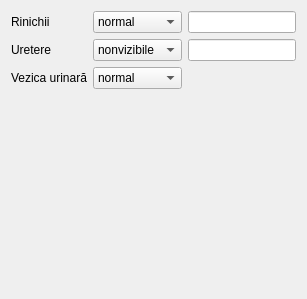
                     <widget class="QWidget" name="tab_9">
                      <attribute name="title">
                       <string>S.urinar</string>
                      </attribute>
                      <layout class="QGridLayout" name="gridLayout_74">
                       <item row="0" column="3">
                        <widget class="QLineEdit" name="gestation2_kidneys_description"/>
                       </item>
                       <item row="1" column="3">
                        <widget class="QLineEdit" name="gestation2_ureter_description"/>
                       </item>
                       <item row="2" column="0" colspan="2">
                        <widget class="QLabel" name="label_190">
                         <property name="text">
                          <string>Vezica urinară</string>
                         </property>
                        </widget>
                       </item>
                       <item row="2" column="2">
                        <widget class="QComboBox" name="gestation2_bladder">
                         <item>
                          <property name="text">
                           <string>normal</string>
                          </property>
                         </item>
                         <item>
                          <property name="text">
                           <string>anormal</string>
                          </property>
                         </item>
                         <item>
                          <property name="text">
                           <string>dificil</string>
                          </property>
                         </item>
                        </widget>
                       </item>
                       <item row="3" column="3">
                        <spacer name="verticalSpacer_21">
                         <property name="orientation">
                          <enum>Qt::Vertical</enum>
                         </property>
                         <property name="sizeHint" stdset="0">
                          <size>
                           <width>20</width>
                           <height>199</height>
                          </size>
                         </property>
                        </spacer>
                       </item>
                       <item row="1" column="2">
                        <widget class="QComboBox" name="gestation2_ureter">
                         <item>
                          <property name="text">
                           <string>nonvizibile</string>
                          </property>
                         </item>
                         <item>
                          <property name="text">
                           <string>vizibile</string>
                          </property>
                         </item>
                        </widget>
                       </item>
                       <item row="0" column="2">
                        <widget class="QComboBox" name="gestation2_kidneys">
                         <item>
                          <property name="text">
                           <string>normal</string>
                          </property>
                         </item>
                         <item>
                          <property name="text">
                           <string>anormal</string>
                          </property>
                         </item>
                         <item>
                          <property name="text">
                           <string>dificil</string>
                          </property>
                         </item>
                        </widget>
                       </item>
                       <item row="1" column="0" colspan="2">
                        <widget class="QLabel" name="label_189">
                         <property name="text">
                          <string>Uretere</string>
                         </property>
                        </widget>
                       </item>
                       <item row="0" column="0" colspan="2">
                        <widget class="QLabel" name="label_188">
                         <property name="text">
                          <string>Rinichii</string>
                         </property>
                        </widget>
                       </item>
                      </layout>
                     </widget>
